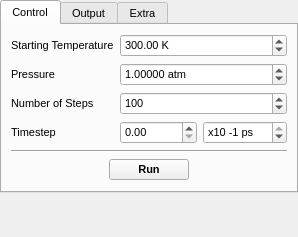
<ui version="4.0">
 <class>MDWidget</class>
 <widget class="QDockWidget" name="MDWidget">
  <property name="geometry">
   <rect>
    <x>0</x>
    <y>0</y>
    <width>298</width>
    <height>237</height>
   </rect>
  </property>
  <property name="minimumSize">
   <size>
    <width>298</width>
    <height>237</height>
   </size>
  </property>
  <property name="font">
   <font>
    <pointsize>8</pointsize>
   </font>
  </property>
  <property name="floating">
   <bool>true</bool>
  </property>
  <property name="allowedAreas">
   <set>Qt::LeftDockWidgetArea|Qt::RightDockWidgetArea</set>
  </property>
  <property name="windowTitle">
   <string>MD</string>
  </property>
  <widget class="QWidget" name="dockWidgetContents">
   <layout class="QVBoxLayout" name="verticalLayout_2">
    <property name="spacing">
     <number>6</number>
    </property>
    <property name="margin">
     <number>0</number>
    </property>
    <item>
     <widget class="QTabWidget" name="MDTabs">
      <property name="currentIndex">
       <number>0</number>
      </property>
      <widget class="QWidget" name="ControlTab">
       <attribute name="title">
        <string>Control</string>
       </attribute>
       <layout class="QVBoxLayout" name="verticalLayout">
        <item>
         <layout class="QGridLayout" name="gridLayout">
          <item row="0" column="0">
           <widget class="QLabel" name="label">
            <property name="text">
             <string>Starting Temperature</string>
            </property>
           </widget>
          </item>
          <item row="0" column="1" colspan="2">
           <widget class="QDoubleSpinBox" name="TemperatureSpin">
            <property name="suffix">
             <string> K</string>
            </property>
            <property name="minimum">
             <double>1.000000000000000</double>
            </property>
            <property name="maximum">
             <double>1000000000.000000000000000</double>
            </property>
            <property name="value">
             <double>300.000000000000000</double>
            </property>
           </widget>
          </item>
          <item row="1" column="1" colspan="2">
           <widget class="QDoubleSpinBox" name="PressureSpin">
            <property name="suffix">
             <string> atm</string>
            </property>
            <property name="decimals">
             <number>5</number>
            </property>
            <property name="minimum">
             <double>-1000000000.000000000000000</double>
            </property>
            <property name="maximum">
             <double>1000000000.000000000000000</double>
            </property>
            <property name="value">
             <double>1.000000000000000</double>
            </property>
           </widget>
          </item>
          <item row="1" column="0">
           <widget class="QLabel" name="PressureLabel">
            <property name="text">
             <string>Pressure</string>
            </property>
           </widget>
          </item>
          <item row="2" column="0">
           <widget class="QLabel" name="NumberofStepsLabel">
            <property name="text">
             <string>Number of Steps</string>
            </property>
           </widget>
          </item>
          <item row="2" column="1" colspan="2">
           <widget class="QSpinBox" name="NStepsSpin">
            <property name="minimum">
             <number>1</number>
            </property>
            <property name="maximum">
             <number>1000000000</number>
            </property>
            <property name="value">
             <number>100</number>
            </property>
           </widget>
          </item>
          <item row="3" column="1">
           <widget class="QDoubleSpinBox" name="TimeStepMantissaSpin">
            <property name="buttonSymbols">
             <enum>QAbstractSpinBox::UpDownArrows</enum>
            </property>
            <property name="decimals">
             <number>2</number>
            </property>
           </widget>
          </item>
          <item row="3" column="2">
           <widget class="QSpinBox" name="TimeStepExponentSpin">
            <property name="suffix">
             <string> ps</string>
            </property>
            <property name="prefix">
             <string>x10 </string>
            </property>
            <property name="minimum">
             <number>-100</number>
            </property>
            <property name="maximum">
             <number>-1</number>
            </property>
           </widget>
          </item>
          <item row="3" column="0">
           <widget class="QLabel" name="TimestepLabel">
            <property name="text">
             <string>Timestep</string>
            </property>
           </widget>
          </item>
         </layout>
        </item>
        <item>
         <widget class="Line" name="line">
          <property name="orientation">
           <enum>Qt::Horizontal</enum>
          </property>
         </widget>
        </item>
        <item>
         <layout class="QHBoxLayout" name="horizontalLayout">
          <item>
           <spacer name="horizontalSpacer">
            <property name="orientation">
             <enum>Qt::Horizontal</enum>
            </property>
            <property name="sizeHint" stdset="0">
             <size>
              <width>40</width>
              <height>20</height>
             </size>
            </property>
           </spacer>
          </item>
          <item>
           <widget class="QPushButton" name="RunMDButton">
            <property name="font">
             <font>
              <weight>75</weight>
              <bold>true</bold>
             </font>
            </property>
            <property name="text">
             <string>Run</string>
            </property>
           </widget>
          </item>
          <item>
           <spacer name="horizontalSpacer_2">
            <property name="orientation">
             <enum>Qt::Horizontal</enum>
            </property>
            <property name="sizeHint" stdset="0">
             <size>
              <width>40</width>
              <height>20</height>
             </size>
            </property>
           </spacer>
          </item>
         </layout>
        </item>
       </layout>
      </widget>
      <widget class="QWidget" name="tab">
       <attribute name="title">
        <string>Output</string>
       </attribute>
      </widget>
      <widget class="QWidget" name="tab_2">
       <attribute name="title">
        <string>Extra</string>
       </attribute>
       <widget class="QCheckBox" name="ApplyZElectricCheck">
        <property name="geometry">
         <rect>
          <x>20</x>
          <y>10</y>
          <width>181</width>
          <height>23</height>
         </rect>
        </property>
        <property name="text">
         <string>Apply electric field along Z</string>
        </property>
       </widget>
       <widget class="QDoubleSpinBox" name="ZElectricStrengthSpin">
        <property name="geometry">
         <rect>
          <x>200</x>
          <y>10</y>
          <width>62</width>
          <height>27</height>
         </rect>
        </property>
        <property name="minimum">
         <double>-100000000.000000000000000</double>
        </property>
        <property name="maximum">
         <double>1000000000.000000000000000</double>
        </property>
        <property name="value">
         <double>1.000000000000000</double>
        </property>
       </widget>
      </widget>
     </widget>
    </item>
    <item>
     <spacer name="verticalSpacer">
      <property name="orientation">
       <enum>Qt::Vertical</enum>
      </property>
      <property name="sizeHint" stdset="0">
       <size>
        <width>20</width>
        <height>0</height>
       </size>
      </property>
     </spacer>
    </item>
   </layout>
  </widget>
 </widget>
 <resources/>
 <connections/>
</ui>
